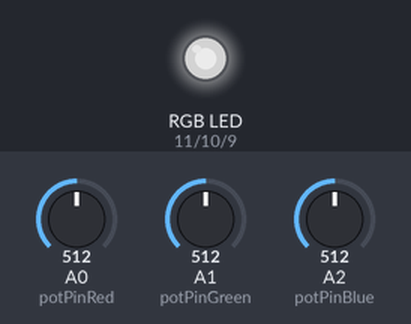
Bench run of a sketch on a simulated Arduino Uno, built with avr-gcc and run on an emulated ATmega328P. On the bench: an RGB LED mixed from three pins (HIGH = lit). Inputs (shaded band) come from the test bench; at power-on: A0 (potPinRed) = 512, A1 (potPinGreen) = 512, A2 (potPinBlue) = 512. Dim RGB values are drawn brighter than linear.

Above: at 1.2 s.
1.3 s: A0 (potPinRed) set to 716
At 2.5 s:
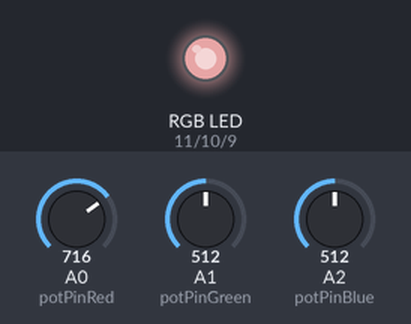
2.8 s: A1 (potPinGreen) set to 716
At 3.7 s:
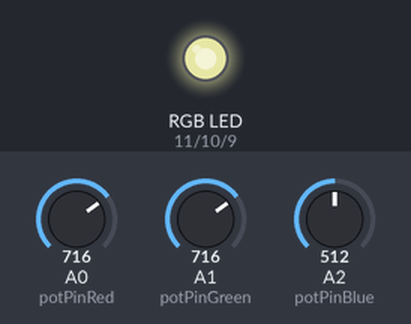
4.3 s: A2 (potPinBlue) set to 716
At 4.8 s:
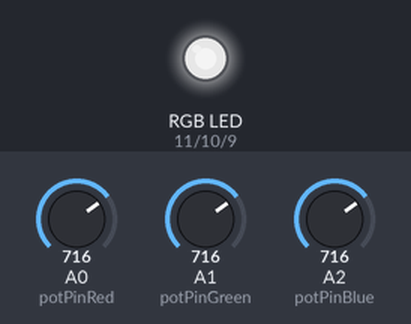
5.8 s: A0 (potPinRed) set to 900
At 7.0 s:
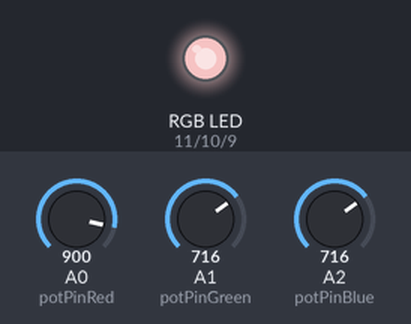
7.3 s: A1 (potPinGreen) set to 900
At 8.3 s:
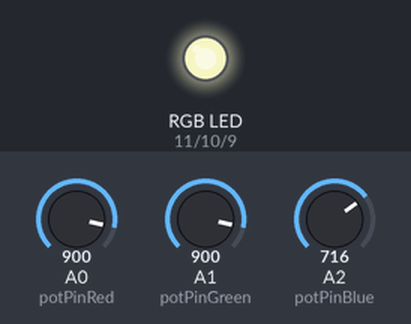
8.8 s: A2 (potPinBlue) set to 900
At 9.5 s:
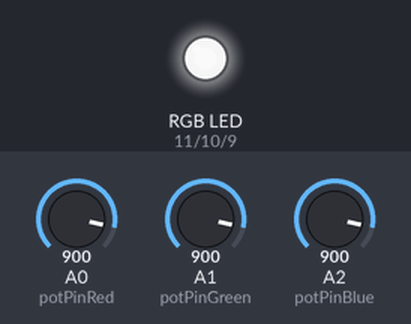
Timing chart, 0 to 11.3 s (numbered marks = the images above; inputs shaded):
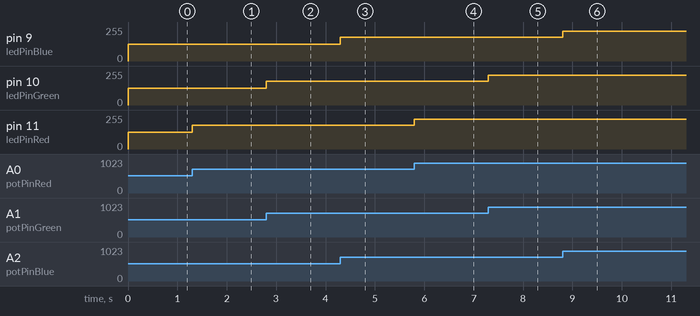

Measured:
- after the input at 1.3 s, pin 11 (ledPinRed): 127/255 → 178/255 at once
- after the input at 2.8 s, pin 10 (ledPinGreen): 127/255 → 178/255 at once
- after the input at 4.3 s, pin 9 (ledPinBlue): 127/255 → 178/255 at once
- after the input at 5.8 s, pin 11 (ledPinRed): 178/255 → 224/255 at once
- after the input at 7.3 s, pin 10 (ledPinGreen): 178/255 → 224/255 at once
- after the input at 8.8 s, pin 9 (ledPinBlue): 178/255 → 224/255 at once

The sketch:

Homework1.ino
```cpp
const int ledPinRed = 11;
const int ledPinGreen = 10;
const int ledPinBlue = 9;

const int potPinRed = A0;
const int potPinGreen = A1;
const int potPinBlue = A2;

float voltageRed = 0;
float voltageGreen = 0;
float voltageBlue = 0;

int potValueRed = 0;
int potValueGreen = 0;
int potValueBlue = 0;

float brightnessRed = 0;
float brightnessGreen = 0;
float brightnessBlue = 0;

const float maxAnalogValue = 5.0;
const float maxVoltageValue = 1023.0;

void setup() {
  // put your setup code here, to run once:

  pinMode(potPinRed, INPUT);
  pinMode(ledPinRed, OUTPUT);

  pinMode(potPinGreen, INPUT);
  pinMode(ledPinGreen, OUTPUT);

  pinMode(potPinBlue, INPUT);
  pinMode(ledPinBlue, OUTPUT);

  Serial.begin(9600);
}

void loop() {
  // put your main code here, to run repeatedly:

  potValueRed = analogRead(potPinRed);                              //read the input value from the potentiometer for red value
  voltageRed = potValueRed * maxAnalogValue / maxVoltageValue;      //calculate the voltage for the red input
  brightnessRed = map(potValueRed, 0, 1023, 0, 255);                //calculate the brightness for the red led
  analogWrite(ledPinRed, brightnessRed);                            //modify the led to have the brightness selected from the potentiometer

  potValueGreen = analogRead(potPinGreen);                          //read the input value from the potentiometer for green value
  voltageGreen = potValueGreen * maxAnalogValue / maxVoltageValue;  //calculate the voltage for the green input
  brightnessGreen = map(potValueGreen, 0, 1023, 0, 255);            //calculate the brightness for the green led
  analogWrite(ledPinGreen, brightnessGreen);                        //modify the led to have the brightness selected from the potentiometer

  potValueBlue = analogRead(potPinBlue);                            //read the input value from the potentiometer for blue value
  voltageBlue = potValueBlue * maxAnalogValue / maxVoltageValue;    //calculate the voltage for the blue input
  brightnessBlue = map(potValueBlue, 0, 1023, 0, 255);              //calculate the brightness for the blue led
  analogWrite(ledPinBlue, brightnessBlue);                          //modify the led to have the brightness selected from the potentiometer
}
```
